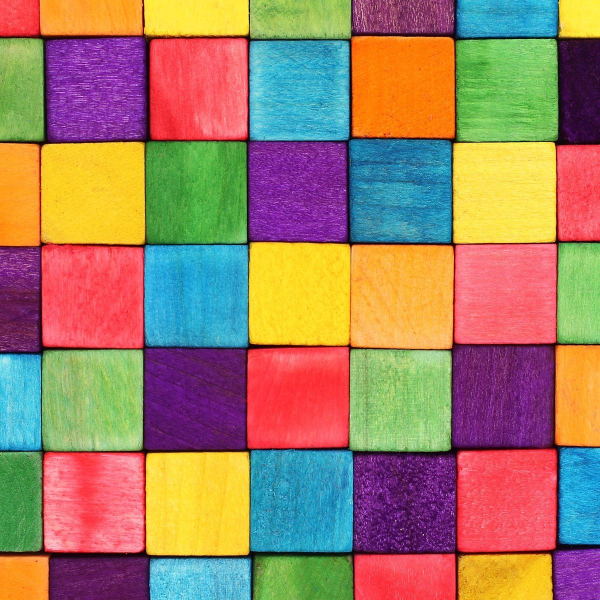
#> input picture Danilova. AA1905. LR4/gram.jpg, 1200 x 1200 px (shown at 1/2 size)
$ python task2.py
#> lines starting #> are read from the running program, lines starting #| are printed output that depends on the picture; after the words box and inside, x2 and y2 are one past the last pixel; in counts of white or black regions, pixels touching at a corner belong together
from PIL import Image, ImageDraw
# чтение изображений
foreground = Image.open('gram.jpg') #передний план
#> foreground is the input picture: PIL image 1200x1200 RGB; mean R, G, B 160.2, 127.3, 101.3
background = Image.open('desk.jpg') #фон
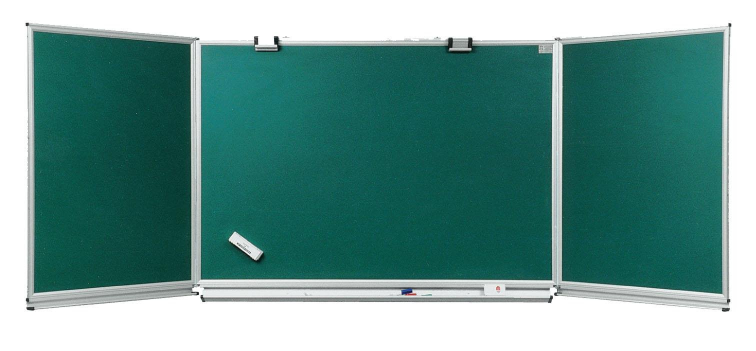
#> input picture Danilova. AA1905. LR4/desk.jpg, 1512 x 702 px (shown at 1/2 size)
#> background is the input picture: PIL image 1512x702 RGB; mean R, G, B 104.3, 149.3, 143.7
# отображение изображений
foreground.show()
background.show()

# создание миниатюры из переднего плана с сохранением пропорций
foreground_copy = foreground.copy()
foreground_copy.thumbnail((200,200))
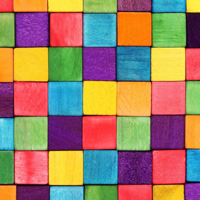
#> foreground_copy: PIL image 200x200 RGB; mean R, G, B 160.1, 127.2, 101.2
# созданий копии изображения-фона
background_copy = background.copy()

#создание маски - окружности
mask1 = Image.new("L", foreground_copy.size, 0)
#> mask1: PIL image 200x200 L; every value is 0
draw = ImageDraw.Draw(mask1)
draw.ellipse((0, 0, 200, 200), fill=125)
mask1.show()
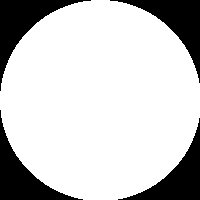
#> shown: PIL image 200x200 L; values 0 (black) and 125 (white), 79.1% white; 4 black regions, box (x1, y1, x2, y2) and area: (0, 0, 91, 91) 2178, (110, 0, 200, 83) 2087, (0, 110, 83, 200) 2087, (118, 118, 200, 200) 1997
mask1.save('mask1.jpg')
#создание маски из картинки кота
mask2 = Image.open('cat.jpg').resize(foreground_copy.size).convert('L')
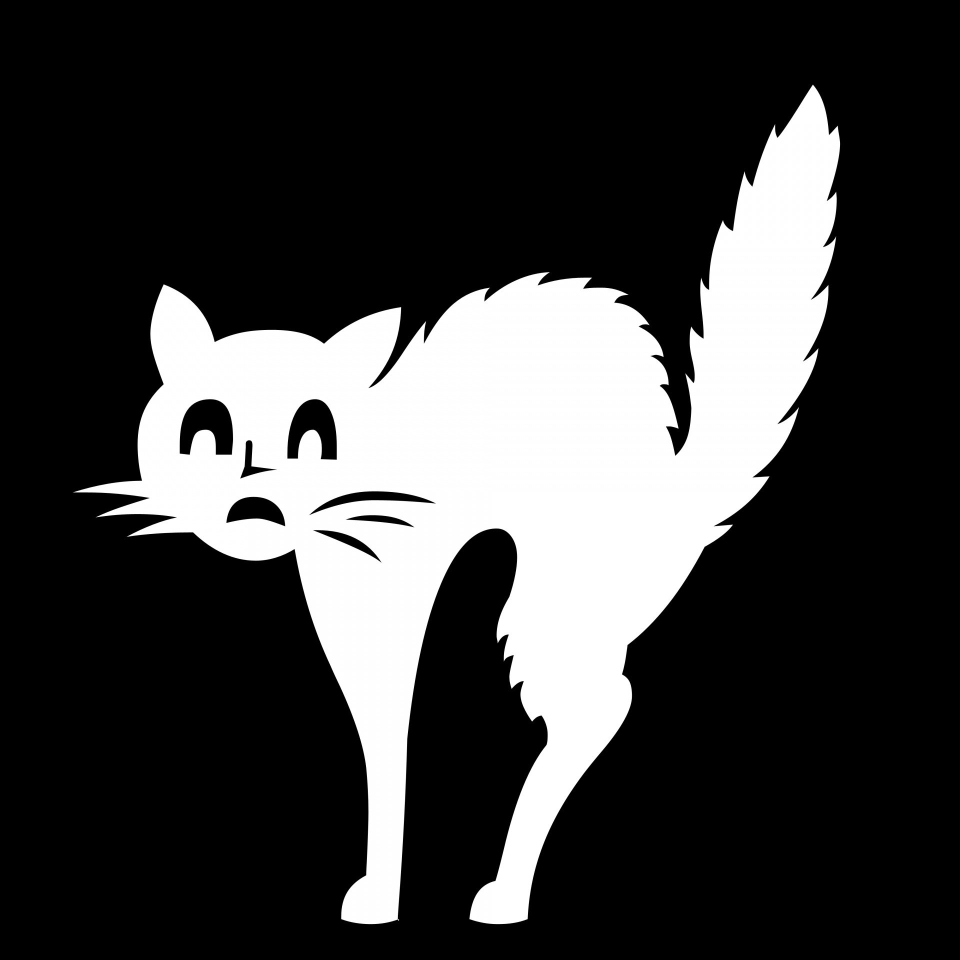
#> input picture Danilova. AA1905. LR4/cat.jpg, 1920 x 1920 px (shown at 1/2 size)
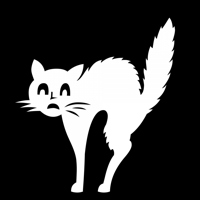
#> mask2: PIL image 200x200 L; min 0, max 255, mean 60.9
mask2.show()
mask2.save('mask2.jpg')

# размеры изображений
w_foreground, h_foreground = foreground_copy.size
#> w_foreground = 200; h_foreground = 200
w_background, h_background = background_copy.size
#> w_background = 1512; h_background = 702
# рассчитываем координаты центра
center = (round((w_background-w_foreground)/2),round((h_background-h_foreground)/2))
#> center = (656, 251)

# накладываем изображение в центр с маской
background_copy.paste(foreground_copy, center, mask1)
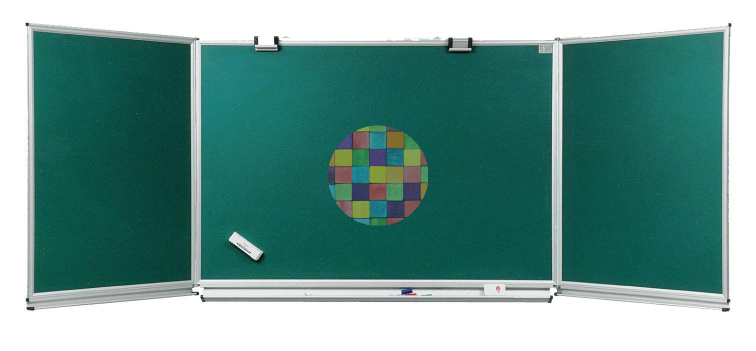
#> background_copy: PIL image 1512x702 RGB (shown at 1/2 size); mean R, G, B 106.5, 149.9, 144
# отображаем и сохраняем результат
background_copy.show()
background_copy.save('danilova21.jpg')

background_copy = background.copy()
background_copy.paste(foreground_copy, center, mask2)
background_copy.show()
background_copy.save('danilova22.jpg')
